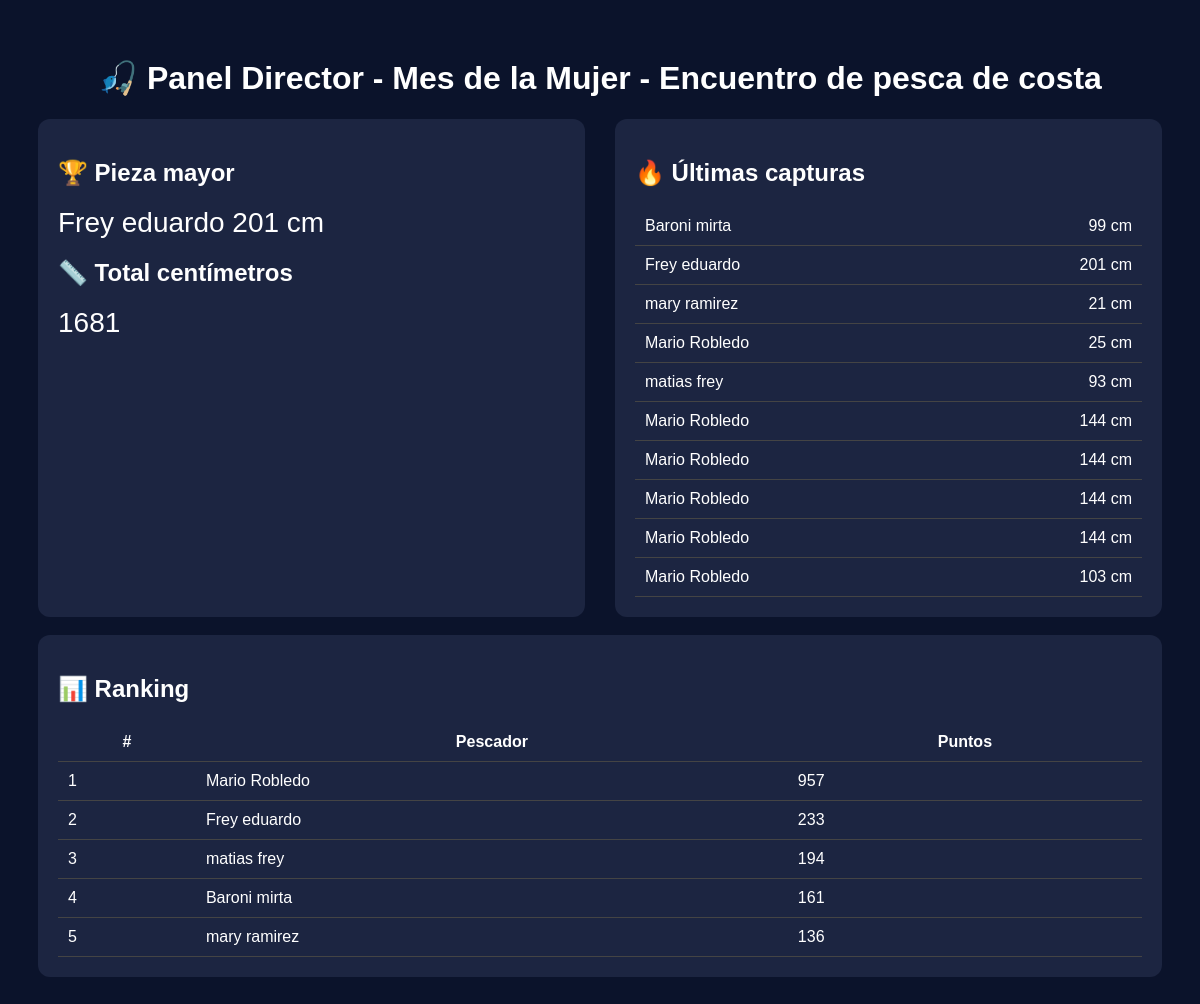
The page /contest/1/director/ on the database its author committed.
### contests/models.py (models this page shows, shortened)
class Contest(models.Model):
    STATUS_CHOICES = [
        ("DRAFT", "Borrador"),
        ("OPEN", "Inscripción Abierta"),
        ("RUNNING", "En Curso"),
        ("CLOSED", "Finalizado"),
    ]
    name = models.CharField("Nombre del Concurso", max_length=150)
    organizer = models.ForeignKey(
        "clubs.Organization",
        on_delete=models.CASCADE,
        related_name="organized_contests",
        verbose_name="Organizador"
    )
    start_date = models.DateTimeField("Fecha inicio")
    end_date = models.DateTimeField("Fecha fin")
    status = models.CharField(
        "Estado",
        max_length=10,
        choices=STATUS_CHOICES,
        default="DRAFT"
    )
    created_at = models.DateTimeField("Creado", auto_now_add=True)
    def total_centimeters(self):
        return (
            self.captures
            .filter(approved=True)
            .aggregate(total=Sum("length_cm"))["total"] or 0
        )
    def biggest_capture(self):
        return (
            self.captures
            .filter(approved=True)
            .order_by("-length_cm")
            .first()
        )
    def ranking(self):
        return (
            Fisher.objects
            .filter(registrations__contest=self)
            .annotate(
                total_points=Sum(
                    "capture__length_cm",
                    filter=Q(
                        capture__contest=self,
                        capture__approved=True
                    )
                ),
                total_captures=Count(
                    "capture",
                    filter=Q(
                        capture__contest=self,
                        capture__approved=True
                    )
                )
            )
            .filter(total_points__isnull=False)
            .order_by("-total_points")
    )
    class Meta:
        verbose_name = "Concurso"
        verbose_name_plural = "Concursos"
        ordering = ["-start_date"]

class Capture(models.Model):
    fisher = models.ForeignKey(Fisher, on_delete=models.CASCADE)
    contest = models.ForeignKey(
        Contest,
        on_delete=models.CASCADE,
        related_name="captures"
    )
    species = models.CharField(max_length=50)
    length_cm = models.IntegerField()
    photo = models.ImageField(upload_to="captures/", null=True, blank=True)
    created_at = models.DateTimeField(auto_now_add=True)
    approved = models.BooleanField(default=False)
    approved = models.BooleanField("Aprobada", default=False)
    approved_by = models.CharField(
        "Fiscal",
        max_length=120,
        blank=True,
        null=True
    )
    created_at = models.DateTimeField("Fecha y hora", auto_now_add=True)
    class Meta:
        verbose_name = "Captura"
        verbose_name_plural = "Capturas"
        ordering = ["-created_at"]

### users/models.py (models this page shows, shortened)
class Fisher(models.Model):
    CATEGORY_CHOICES = [
        ("Hombres", "Hombres"),
        ("Mujeres", "Mujeres"),
        ("Cadetes", "Cadetes"),
        ("Niños", "Niños"),
    ]
    full_name = models.CharField("Nombre completo", max_length=120)
    first_name = models.CharField("Nombre", max_length=80, blank=True)
    last_name = models.CharField("Apellido", max_length=80, blank=True)
    dni = models.CharField("DNI", max_length=20, unique=True)
    phone = models.CharField("Teléfono", max_length=20)
    birth_date = models.DateField(
        "Fecha de nacimiento",
        null=True,
        blank=True
    )
    photo = models.ImageField(
        "Foto de perfil",
        upload_to="fishers/",
        null=True,
        blank=True
    )
    organization = models.ForeignKey(
        "clubs.Organization",
        verbose_name="Club / Peña",
        on_delete=models.SET_NULL,
        null=True,
        blank=True
    )
    CATEGORY_CHOICES = [
        ("MEN","Hombres"),
        ("WOMEN","Mujeres"),
        ("CADET","Cadetes"),
        ("SENIOR","Señor"),
        ("CHILDREN","Niños"),
    ]
    category = models.CharField(
        max_length=10,
        choices=CATEGORY_CHOICES
    )
    created_at = models.DateTimeField("Creado", auto_now_add=True)
    class Meta:
        verbose_name = "Pescador"
        verbose_name_plural = "Pescadores"
        ordering = ["last_name", "first_name"]

### contests/views.py (the view)
def director_panel(request, contest_id):
    contest = get_object_or_404(Contest, id=contest_id)
    ranking = contest.ranking()
    biggest = contest.biggest_capture()
    total_cm = contest.total_centimeters()
    last_captures = Capture.objects.filter(
        contest=contest,
        approved=True
    ).order_by("-id")[:10]
    context = {
        "contest": contest,
        "ranking": ranking,
        "biggest": biggest,
        "total_cm": total_cm,
        "last_captures": last_captures,
    }
    return render(
        request,
        "director_panel.html",
        context
    )

### contests/templates/director_panel.html (shortened to what this page needs)
<!DOCTYPE html>
<html>
<head>
</head>
<body>
<h1>🎣 Panel Director - {{ contest.name }}</h1>
<div class="grid">
<div class="card">
<h2>🏆 Pieza mayor</h2>
{% if biggest %}
<div class="big">
{{ biggest.fisher.full_name }}
{{ biggest.length_cm }} cm
</div>
{% else %}
Sin capturas
{% endif %}
<h2>📏 Total centímetros</h2>
<div class="big">
{{ total_cm }}
</div>
</div>
<div class="card">
<h2>🔥 Últimas capturas</h2>
{% for c in last_captures %}
<div class="capture">
<span>{{ c.fisher.full_name }}</span>
<span>{{ c.length_cm }} cm</span>
</div>
{% endfor %}
</div>
</div>
<br>
<div class="card">
<h2>📊 Ranking</h2>
<table>
<tr>
<th>#</th>
<th>Pescador</th>
<th>Puntos</th>
</tr>
{% for f in ranking %}
<tr>
<td>{{ forloop.counter }}</td>
<td>{{ f.full_name }}</td>
<td>{{ f.total_points }}</td>
</tr>
{% endfor %}
</table>
</div>
</body>
</html>

### contests/templates/director_panel.html (style rules this page uses)
body { background:#0b132b; color:white; font-family:Arial; padding:30px; }
h1 { text-align:center; }
.grid { display:grid; grid-template-columns:1fr 1fr; gap:30px; }
.card { background:#1c2541; padding:20px; border-radius:12px; }
table { width:100%; border-collapse:collapse; }
td,th { padding:10px; border-bottom:1px solid #444; }
.capture { display:flex; justify-content:space-between; padding:10px; border-bottom:1px solid #444; }
.big { font-size:28px; }

### rows shown on the page
Contest: name "Mes de la Mujer - Encuentro de pesca de costa"
Capture: fisher.full_name "Frey eduardo", length_cm "201"
Capture: fisher.full_name "Baroni mirta", length_cm "99"
Capture: fisher.full_name "mary ramirez", length_cm "21"
Capture: fisher.full_name "Mario Robledo", length_cm "25"
Capture: fisher.full_name "matias frey", length_cm "93"
Capture: fisher.full_name "Mario Robledo", length_cm "144"
Capture: fisher.full_name "Mario Robledo", length_cm "144"
Capture: fisher.full_name "Mario Robledo", length_cm "144"
Capture: fisher.full_name "Mario Robledo", length_cm "144"
Capture: fisher.full_name "Mario Robledo", length_cm "103"
Fisher: full_name "Mario Robledo", total_points "957"
Fisher: full_name "Frey eduardo", total_points "233"
Fisher: full_name "matias frey", total_points "194"
Fisher: full_name "Baroni mirta", total_points "161"
Fisher: full_name "mary ramirez", total_points "136"

### other values the page prints
{{ total_cm }} "1681"
